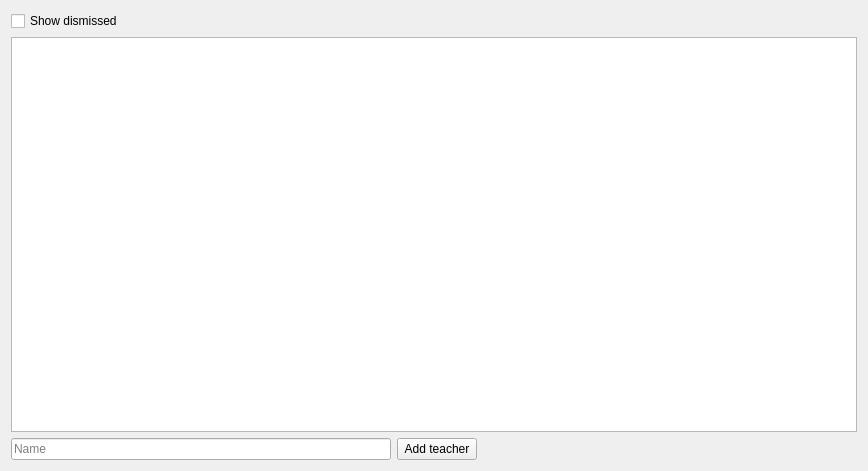
<?xml version="1.0" encoding="UTF-8"?>
<ui version="4.0">
 <class>TeachersWidget</class>
 <widget class="QWidget" name="TeachersWidget">
  <property name="geometry">
   <rect>
    <x>0</x>
    <y>0</y>
    <width>868</width>
    <height>471</height>
   </rect>
  </property>
  <property name="windowTitle">
   <string>Form</string>
  </property>
  <layout class="QVBoxLayout" name="verticalLayout">
   <item>
    <widget class="QCheckBox" name="showDismissed">
     <property name="text">
      <string>Show dismissed</string>
     </property>
    </widget>
   </item>
   <item>
    <widget class="QTableView" name="tableView">
     <property name="sortingEnabled">
      <bool>true</bool>
     </property>
    </widget>
   </item>
   <item>
    <layout class="QHBoxLayout" name="horizontalLayout">
     <item>
      <widget class="QLineEdit" name="newTeacherName">
       <property name="placeholderText">
        <string>Name</string>
       </property>
      </widget>
     </item>
     <item>
      <widget class="QPushButton" name="addTeacher">
       <property name="text">
        <string>Add teacher</string>
       </property>
      </widget>
     </item>
     <item>
      <spacer name="horizontalSpacer">
       <property name="orientation">
        <enum>Qt::Horizontal</enum>
       </property>
       <property name="sizeHint" stdset="0">
        <size>
         <width>40</width>
         <height>20</height>
        </size>
       </property>
      </spacer>
     </item>
    </layout>
   </item>
  </layout>
 </widget>
 <resources/>
 <connections/>
</ui>
